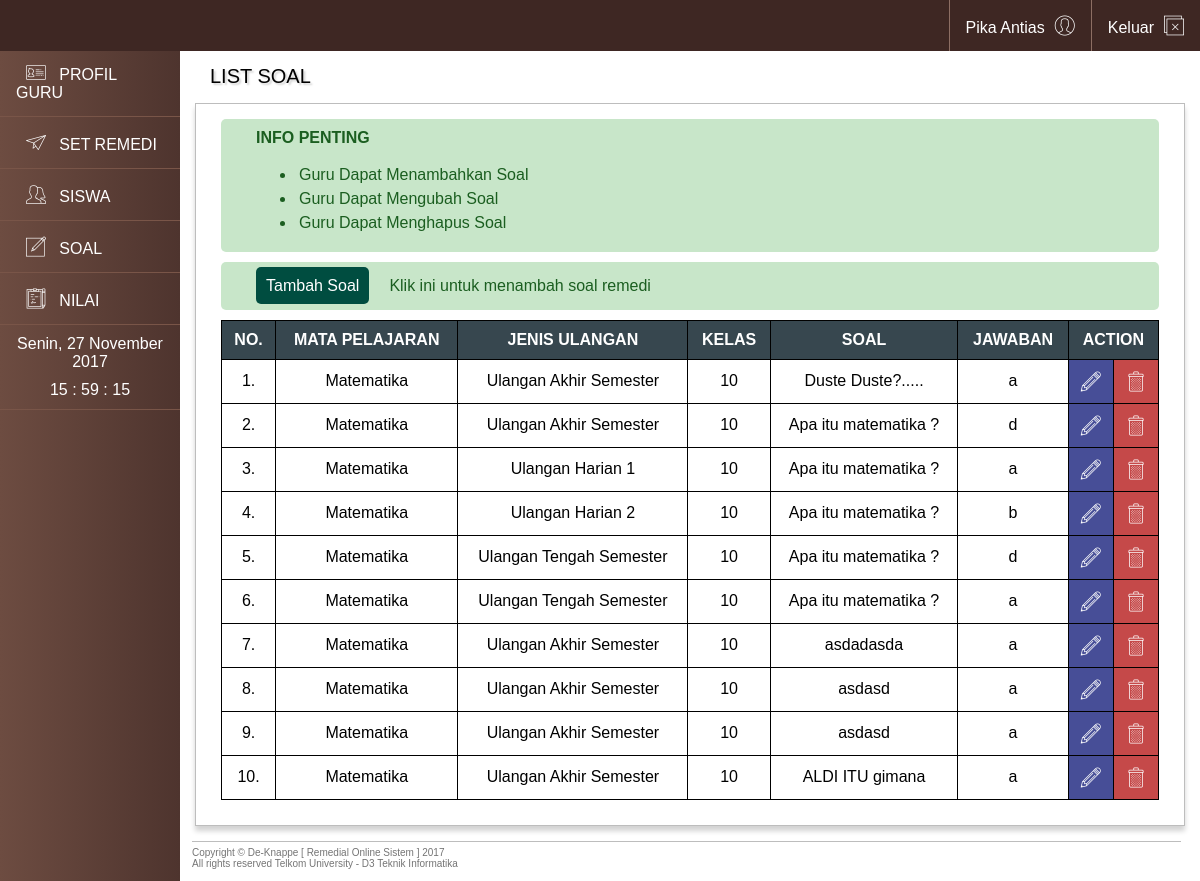
The app's page /page_guru/soal.php (signed in) with its own data.
### tables this page shows
CREATE TABLE `guru` (
  `id_guru` int(20) NOT NULL,
  `password` varchar(35) NOT NULL,
  `nama_guru` varchar(30) NOT NULL,
  `alamat_guru` varchar(30) NOT NULL,
  `gender_guru` varchar(30) NOT NULL,
  `telp_guru` varchar(16) NOT NULL,
  `email_guru` varchar(30) NOT NULL,
  `id_mapel` varchar(3) NOT NULL,
  `foto_guru` varchar(100) NOT NULL
);

CREATE TABLE `soal` (
  `no_soal` int(4) NOT NULL,
  `id_mapel` varchar(3) NOT NULL,
  `kelas` varchar(2) NOT NULL,
  `id_remedi` varchar(4) NOT NULL,
  `soal` varchar(10000) NOT NULL,
  `pil_a` varchar(500) NOT NULL,
  `pil_b` varchar(500) NOT NULL,
  `pil_c` varchar(500) NOT NULL,
  `pil_d` varchar(500) NOT NULL,
  `jawaban` varchar(3) NOT NULL
);

CREATE TABLE `mapel` (
  `id_mapel` varchar(3) NOT NULL,
  `nama_mapel` varchar(15) NOT NULL,
  `jurusan` varchar(3) NOT NULL,
  `kkm` int(3) NOT NULL
);

CREATE TABLE `remedi` (
  `id_remedi` varchar(4) NOT NULL,
  `remedi` varchar(50) NOT NULL
);

### page_guru/body_part/query_body.php (called while the page is built)
<?php
    $sql = "SELECT * from guru join mapel on guru.id_mapel = mapel.id_mapel where id_guru='$cek'";
    $qry = $conn->query($sql);
    $data = $qry->fetch_array();
?>

### page_guru/body_part/query_content.php (called while the page is built, shortened)
<?php
    $no = 1;
    $cekmapel = $data['id_mapel'];
    $sql_soal = "select * from soal join mapel on (soal.id_mapel=mapel.id_mapel) join remedi on (soal.id_remedi=remedi.id_remedi) WHERE soal.id_mapel = '$cekmapel'";
    $query_soal = $conn->query($sql_soal);
?>

### page_guru/soal.php (the view, shortened to what this page needs)
<?php
		include ('../php/connect.php');
		$cek=$_SESSION['user'];
		include ('body_part/query_body.php');
		include ('body_part/query_content.php');
		if (isset($_SESSION['user']) && isset($_SESSION['pass'])) {
?>
<!DOCTYPE html>
<html>
	<head>
		<link rel="stylesheet" type="text/css" href="../css/template.css">
		<link rel="stylesheet" type="text/css" href="../css/view_guru.css">
		<link rel="stylesheet" type="text/css" href="../css/font/flaticon.css">
	</head>
	<body>
		<header>
			<ul class="navbar">
			  <li><a href="../php/logout_guru.php">Keluar<i class="flaticon-close"></i></a></li>
			  <li><a href="profil_guru.php"><?php echo $data['nama_guru']; ?><i class="flaticon-user-3"></i></a></li>
			</ul>
		</header>
		<?php require_once('body_part/sidebar.php') ?>
		<div class="content">
			<div class="isijudul">
			LIST SOAL
			</div>
			<div class="isi">
				<div class="info-pilihan">
					<span>INFO PENTING</span>
					<ul>
						<li>Guru Dapat Menambahkan Soal</li>
						<li>Guru Dapat Mengubah Soal</li>
						<li>Guru Dapat Menghapus Soal</li>
					</ul>
				</div>
				<div class="insert-data">
					<a href="list_soal/tambah_soal.php">Tambah Soal</a><span>Klik ini untuk menambah soal remedi</span>
				</div>
				<div class="yeezy">
					<table class="list">
						<tr>
							<th>NO.</th>
							<th>MATA PELAJARAN</th>
							<th>JENIS ULANGAN</th>
							<th>KELAS</th>
							<th>SOAL</th>
							<th>JAWABAN</th>
							<th colspan="2">ACTION</th>
						</tr>
						<?php
						while ($r_soal = $query_soal->fetch_array()) {
							echo'
							<tr>
							<td>'.$no++.'.</td>
							<td>'.$r_soal['nama_mapel'].'</td>
							<td>'.$r_soal['remedi'].'</td>
							<td>'.$r_soal['kelas'].'</td>
							<td>'.$r_soal['soal'].'</td>
							<td>'.$r_soal['jawaban'].'</td>
							<td class="edit"><a href="list_soal/edit_soal.php?no_soal='.$r_soal['no_soal'].'"><i class="flaticon-edit"></i></a></td>
							<td class="hapus"><a href="list_soal/hapus_soal.php?no_soal='.$r_soal['no_soal'].'"><i class="flaticon-garbage"></i></a></td>
							</tr>
							';
						}
						?>
					</table>
				</div>
			</div>
		</div>
		<footer>
			<div class="footer">
			Copyright &copy; De-Knappe [ Remedial Online Sistem ] 2017<br>
			All rights reserved Telkom University - D3 Teknik Informatika<br>
			</div>
		</footer>
	</body>
</html>
<?php
}
	else
	{
  		header("location: ../login_guru.php");
	}
?>

### css/template.css (style rules this page uses)
body { margin: 0px; font-family: Arial, Helvetica, sans-serif; }
header { position: fixed; z-index: 2; }
a { color: white; }
ul.navbar { list-style-type: none; margin: 0; padding: 0; overflow: hidden; background-color: #3E2723; position: fixed; width: 100%; }
ul.navbar li { float: right; border-left: 1px solid #8D6E63; }
li a { display: block; text-align: left; padding: 14px 16px; text-decoration: none; }
div.content { margin-left: 15%; padding: 15px; height: 100%; }
div.content div.isijudul { padding: 15px 15px; font-size: 20px; text-shadow: 2px 2px 2px lightgrey; }
.footer { color: #757575; font-size: 10px; border-top: 1px solid #BDBDBD; padding: 5px 5px 12px 0px ; bottom: 0; position: relative; display: block; width: 82%; margin-left: 16%; }
.isi { border: 1px solid #BDBDBD; height: 100%; padding: 15px; box-shadow: 0px 5px 5px 0px lightgrey; }
td { padding: 10px; }
table { margin-left: 3%; position: inline; }
div.info-pilihan { background-color: #C8E6C9; color: #1B5E20; margin: 0px 10px 10px 10px; padding: 10px 35px 1px 35px; border-radius: 5px; }
div.info-pilihan ul li { padding: 3px; }
div.info-pilihan span { font-weight: bold; }
div.insert-data { background-color: #C8E6C9; margin: 10px 10px; color: #1B5E20; padding: 15px 35px; border-radius: 5px; }
div.insert-data a { text-decoration: none; padding: 10px; margin-right: 20px; background: #004D40; border-radius: 5px; }

### css/view_guru.css (style rules this page uses)
div.yeezy { margin: 10px; }
table.list { margin: 0; width: 100%; border-collapse: collapse; }
table.list tr td, th { border: 1px solid black; padding: 10px; text-align: center; }
table.list tr th { background-color: #37474F; color: white; }
.edit a, .hapus a { text-decoration: none; display: inline; margin-left: -10px; }
.hapus { background-color: #B71C1C; opacity: 0.8; }
.edit { background-color: #1A237E; opacity: 0.8; }

### records on screen
guru: nama_guru "Pika Antias"
soal: id_mapel.nama_mapel "Matematika", id_remedi.remedi "Ulangan Akhir Semester", kelas "10", soal "Duste Duste?.....", jawaban "a"
soal: id_mapel.nama_mapel "Matematika", id_remedi.remedi "Ulangan Akhir Semester", kelas "10", soal "Apa itu matematika ?", jawaban "d"
soal: id_mapel.nama_mapel "Matematika", id_remedi.remedi "Ulangan Harian 1", kelas "10", soal "Apa itu matematika ?", jawaban "a"
soal: id_mapel.nama_mapel "Matematika", id_remedi.remedi "Ulangan Harian 2", kelas "10", soal "Apa itu matematika ?", jawaban "b"
soal: id_mapel.nama_mapel "Matematika", id_remedi.remedi "Ulangan Tengah Semester", kelas "10", soal "Apa itu matematika ?", jawaban "d"
soal: id_mapel.nama_mapel "Matematika", id_remedi.remedi "Ulangan Tengah Semester", kelas "10", soal "Apa itu matematika ?", jawaban "a"
soal: id_mapel.nama_mapel "Matematika", id_remedi.remedi "Ulangan Akhir Semester", kelas "10", soal "asdadasda", jawaban "a"
soal: id_mapel.nama_mapel "Matematika", id_remedi.remedi "Ulangan Akhir Semester", kelas "10", soal "asdasd", jawaban "a"
soal: id_mapel.nama_mapel "Matematika", id_remedi.remedi "Ulangan Akhir Semester", kelas "10", soal "asdasd", jawaban "a"
soal: id_mapel.nama_mapel "Matematika", id_remedi.remedi "Ulangan Akhir Semester", kelas "10", soal "ALDI ITU gimana", jawaban "a"
